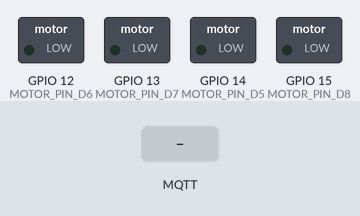
Recording of a sketch running on a simulated ESP8266 (NodeMCU). On the bench: switched loads named in the sketch (green lamp = pin HIGH). The inputs (shaded band) are chosen by the test bench. WiFi joins after 1.5 s; servers stay silent unless stated; no MQTT or app messages arrive unless stated; what the sketch prints to the serial monitor is not drawn.

Above: at 2.7 s.
2.8 s: MQTT message "HEARTBEAT" arrives on the first subscribed topic
At 5.15 s:
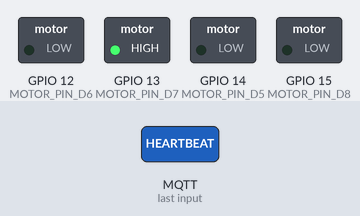
5.8 s: MQTT message "STRONG" arrives on the first subscribed topic
At 6.9 s:
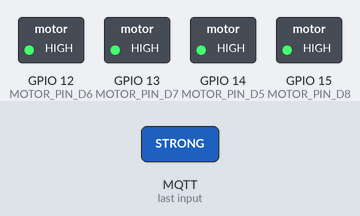
7.3 s: MQTT message "MEDIUM_STRONG" arrives on the first subscribed topic
At 8.1 s:
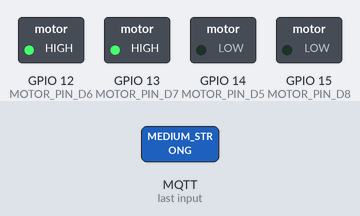
8.8 s: MQTT message "WEAK" arrives on the first subscribed topic
At 9.2 s:
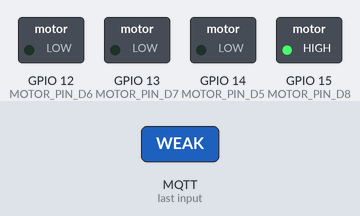
Timing chart, 0 to 11.3 s (numbered marks = the images above; inputs shaded):
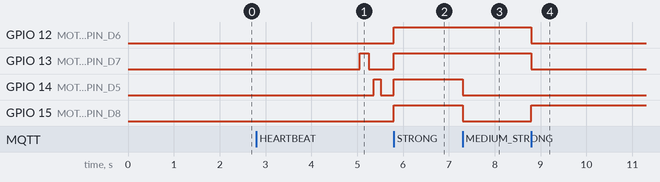

The sketch:

4DX_MOTOR_MQTT.ino
```cpp
#include <ESP8266WiFi.h>
#include <PubSubClient.h>

// *******************************************************************
// ★★★ デバイス設定 (ESP4に書き込む時だけ 4 に変更) ★★★
// *******************************************************************
#define DEVICE_ID 4 // 3 = ESP3 (Motor 1), 4 = ESP4 (Motor 2)
// *******************************************************************


// ======== WiFi/MQTT 設定 ========
const char* WIFI_SSID     = "PiMQTT-AP";
const char* WIFI_PASSWORD = "AtHome1234";
const char* MQTT_HOST     = "192.168.4.1";
const uint16_t MQTT_PORT  = 1883;

// ======== デバイスIDに応じて設定を自動分岐 ========
#if DEVICE_ID == 3
  const char* MQTT_CLIENT_ID    = "ESP8266_Motor_1";
  const char* MQTT_CONTROL_TOPIC = "/4dx/motor1/control";
  const char* HEARTBEAT_PAYLOAD = "alive_esp3_motor1";
#elif DEVICE_ID == 4
  const char* MQTT_CLIENT_ID    = "ESP8266_Motor_2";
  const char* MQTT_CONTROL_TOPIC = "/4dx/motor2/control";
  const char* HEARTBEAT_PAYLOAD = "alive_esp4_motor2";
#else
  #error "DEVICE_ID must be 3 or 4"
#endif

// ======== (★ロジックV4) ピン設定 ========
const int MOTOR_PIN_D5 = 14; // 振動 強 (STRONG)
const int MOTOR_PIN_D6 = 12; // 振動 中強 (MEDIUM_STRONG)
const int MOTOR_PIN_D7 = 13; // 振動 中強 / 中弱 (MEDIUM_STRONG / MEDIUM_WEAK)
const int MOTOR_PIN_D8 = 15; // 振動 弱 (WEAK)

// ======== グローバル変数 ========
WiFiClient espClient;
PubSubClient client(espClient);
unsigned long lastReconnectAttempt = 0;
unsigned long lastHeartbeat = 0;
const unsigned long HEARTBEAT_MS = 10000; // 10秒に1回

// --- モーター制御モード ---
enum MotorMode {
  MOTOR_OFF,
  MOTOR_WEAK,
  MOTOR_MEDIUM_WEAK,
  MOTOR_MEDIUM_STRONG,
  MOTOR_STRONG,
  MOTOR_HEARTBEAT,
  MOTOR_RUMBLE_FAST,
  MOTOR_RUMBLE_SLOW
};
MotorMode currentMotorMode = MOTOR_OFF;

// --- ノンブロッキング制御用タイマー ---
unsigned long lastPatternTime = 0;
int patternStep = 0;

// **********************************
// * セットアップ処理
// **********************************
void setup() {
  Serial.begin(115200);
  Serial.println("Booting Motor Controller (Logic V5)..."); // バージョン更新
  Serial.printf("DEVICE_ID: %d\n", DEVICE_ID);

  // --- ピンモード設定 ---
  pinMode(MOTOR_PIN_D5, OUTPUT);
  pinMode(MOTOR_PIN_D6, OUTPUT);
  pinMode(MOTOR_PIN_D7, OUTPUT);
  pinMode(MOTOR_PIN_D8, OUTPUT);

  // 初期状態は全OFF
  setAllMotors(LOW);

  // --- WiFi/MQTT接続 ---
  setup_wifi();
  client.setServer(MQTT_HOST, MQTT_PORT);
  client.setCallback(callback);
}

// **********************************
// * メインループ
// **********************************
void loop() {
  // MQTT接続維持
  if (!client.connected()) {
    reconnect();
  }
  client.loop(); // MQTTメッセージの受信処理

  // ハートビート送信
  unsigned long now = millis();
  if (now - lastHeartbeat > HEARTBEAT_MS) {
    lastHeartbeat = now;
    client.publish("/4dx/heartbeat", HEARTBEAT_PAYLOAD);
    Serial.println("[MQTT] Sending heartbeat...");
  }

  // ノンブロッキング モーター制御
  handleMotors(now);
}

// **********************************
// * WiFi / MQTT 関連
// **********************************

void setup_wifi() {
  delay(10);
  Serial.print("Connecting to ");
  Serial.println(WIFI_SSID);
  WiFi.begin(WIFI_SSID, WIFI_PASSWORD);
  while (WiFi.status() != WL_CONNECTED) {
    delay(500);
    Serial.print(".");
  }
  Serial.println("\nWiFi connected");
  Serial.print("IP address: ");
  Serial.println(WiFi.localIP());
}

void reconnect() {
  unsigned long now = millis();
  if (now - lastReconnectAttempt > 5000) {
    lastReconnectAttempt = now;
    Serial.print("[MQTT] Attempting connection...");

    if (client.connect(MQTT_CLIENT_ID)) {
      Serial.println("connected!");
      // 接続成功時にトピックを購読(Subscribe)
      client.subscribe(MQTT_CONTROL_TOPIC);
      Serial.printf("[MQTT] Subscribed to %s\n", MQTT_CONTROL_TOPIC);
    } else {
      Serial.print("failed, rc=");
      Serial.print(client.state());
      Serial.println(" try again in 5 seconds");
    }
  }
}

// **********************************
// * MQTTメッセージ受信処理
// **********************************
void callback(char* topicStr, byte* payloadB, unsigned int length) {
  // ペイロードをクリーンなStringに変換
  String payload = "";
  for (int i = 0; i < length; i++) {
    payload += (char)payloadB[i];
  }
  payload.trim();

  Serial.print("Message arrived [");
  Serial.print(topicStr);
  Serial.print("] ");
  Serial.println(payload);

  // モード切替時は、一旦ステートをリセット
  patternStep = 0;
  lastPatternTime = 0;

  if (payload == "STRONG") {
    currentMotorMode = MOTOR_STRONG;
  } else if (payload == "MEDIUM_STRONG") {
    currentMotorMode = MOTOR_MEDIUM_STRONG;
  } else if (payload == "MEDIUM_WEAK") {
    currentMotorMode = MOTOR_MEDIUM_WEAK;
  } else if (payload == "WEAK") {
    currentMotorMode = MOTOR_WEAK;
  } else if (payload == "HEARTBEAT") {
    currentMotorMode = MOTOR_HEARTBEAT;
  } else if (payload == "RUMBLE_FAST") {
    currentMotorMode = MOTOR_RUMBLE_FAST;
  } else if (payload == "RUMBLE_SLOW") {
    currentMotorMode = MOTOR_RUMBLE_SLOW;
  } else { // "OFF" または不明なコマンド
    currentMotorMode = MOTOR_OFF;
  }
}

// **********************************
// * モーター制御ヘルパー (★ロジックV5 修正)
// **********************************

/**
 * @brief モーター制御のメイン関数 (loopから毎周期呼ばれる)
 */
void handleMotors(unsigned long now) {

  // ----- モードに応じた処理 -----

  switch (currentMotorMode) {

    case MOTOR_OFF:
      setAllMotors(LOW);
      break;

    case MOTOR_WEAK: // 弱 (D8)
      // 「振動弱はD8のモーターを動かす」
      digitalWrite(MOTOR_PIN_D5, LOW);
      digitalWrite(MOTOR_PIN_D6, LOW);
      digitalWrite(MOTOR_PIN_D7, LOW);
      digitalWrite(MOTOR_PIN_D8, HIGH); // ★
      break;

    case MOTOR_MEDIUM_WEAK: // 中弱 (D7)
      // 「振動中弱はD7のモーターを動かす」
      digitalWrite(MOTOR_PIN_D5, LOW);
      digitalWrite(MOTOR_PIN_D6, LOW);
      digitalWrite(MOTOR_PIN_D7, HIGH); // ★
      digitalWrite(MOTOR_PIN_D8, LOW);
      break;

    case MOTOR_MEDIUM_STRONG: // 中強 (D6 + D7)
      // 「振動中強はD6とD7のモーターを動かす」
      digitalWrite(MOTOR_PIN_D5, LOW);
      digitalWrite(MOTOR_PIN_D6, HIGH); // ★
      digitalWrite(MOTOR_PIN_D7, HIGH); // ★
      digitalWrite(MOTOR_PIN_D8, LOW);
      break;

    case MOTOR_STRONG: // 強 (全部)
      // (★V5 修正) 「振動強は全部のモーターを回してほしい」
      setAllMotors(HIGH); // ★
      break;

    // ----- ここからノンブロッキング・パターン -----

    case MOTOR_HEARTBEAT: // 心拍 (ドッ..クン.......ドッ..クン...)
      // (★ロジックV4 修正)
      // ドッ = 中弱 (D7), クン = (V4の)強 (D5) -> V5ではロジック維持
      // ステップ0: (1.5秒待機) ドッ (中弱 D7)
      if (patternStep == 0 && (now - lastPatternTime > 1500)) {
        setAllMotors(LOW);
        digitalWrite(MOTOR_PIN_D7, HIGH); // 中弱(D7)
        lastPatternTime = now;
        patternStep = 1;
      }
      // ステップ1: (200ms) OFF
      else if (patternStep == 1 && (now - lastPatternTime > 200)) {
        setAllMotors(LOW);
        lastPatternTime = now;
        patternStep = 2;
      }
      // ステップ2: (100ms) クン (V4の強 D5)
      else if (patternStep == 2 && (now - lastPatternTime > 100)) {
        digitalWrite(MOTOR_PIN_D5, HIGH); // V4の強(D5)
        lastPatternTime = now;
        patternStep = 3;
      }
      // ステップ3: (150ms) OFF
      else if (patternStep == 3 && (now - lastPatternTime > 150)) {
        setAllMotors(LOW);
        lastPatternTime = now;
        patternStep = 0; // ループ
      }
      break;

    case MOTOR_RUMBLE_FAST: // (変更なし) ドンドンドン (速)
      // ステップ0: (0.15秒待機) ドン (全モーター)
      if (patternStep == 0 && (now - lastPatternTime > 150)) {
        setAllMotors(HIGH);
        lastPatternTime = now;
        patternStep = 1;
      }
      // ステップ1: (100ms) OFF
      else if (patternStep == 1 && (now - lastPatternTime > 100)) {
        setAllMotors(LOW);
        lastPatternTime = now;
        patternStep = 0; // ループ
      }
      break;

    case MOTOR_RUMBLE_SLOW: // (変更なし) ドン...ドン... (遅)
      // ステップ0: (0.3秒待機) ドン (全モーター)
      if (patternStep == 0 && (now - lastPatternTime > 300)) {
        setAllMotors(HIGH);
        lastPatternTime = now;
        patternStep = 1;
      }
      // ステップ1: (300ms) OFF
      else if (patternStep == 1 && (now - lastPatternTime > 300)) {
        setAllMotors(LOW);
        lastPatternTime = now;
        patternStep = 0; // ループ
      }
      break;
  }
}

/**
 * @brief 全モーターの ON/OFF を一括設定
 */
void setAllMotors(bool state) {
  digitalWrite(MOTOR_PIN_D5, state);
  digitalWrite(MOTOR_PIN_D6, state);
  digitalWrite(MOTOR_PIN_D7, state);
  digitalWrite(MOTOR_PIN_D8, state);
}
```

Measured:
- after the input at 2.8 s, GPIO 13 (MOTOR_PIN_D7): LOW → HIGH after 2.3 s, → LOW 0.20 s later; GPIO 14 (MOTOR_PIN_D5): LOW → HIGH after 2.6 s, → LOW 0.15 s later
- after the input at 5.8 s, GPIO 12 (MOTOR_PIN_D6), GPIO 14 (MOTOR_PIN_D5), GPIO 15 (MOTOR_PIN_D8): LOW → HIGH at once
- after the input at 7.3 s, GPIO 14 (MOTOR_PIN_D5), GPIO 15 (MOTOR_PIN_D8): HIGH → LOW at once
- after the input at 8.8 s, GPIO 12 (MOTOR_PIN_D6), GPIO 13 (MOTOR_PIN_D7): HIGH → LOW at once; GPIO 15 (MOTOR_PIN_D8): LOW → HIGH at once
